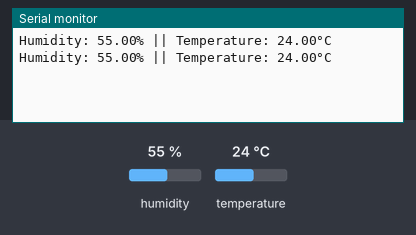
A sketch run on a simulated Arduino Uno, built with avr-gcc and run on an emulated ATmega328P. Shown: the last lines printed to the serial monitor. Inputs (shaded band) come from the test bench; at power-on: humidity 55 %, temperature 24 °C.

Above: at 4.8 s.
4.9 s: humidity set to 22 %
At 6.5 s:
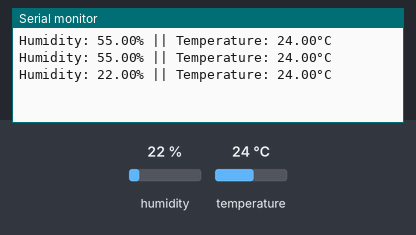
7.9 s: temperature set to 12 °C
At 9.5 s:
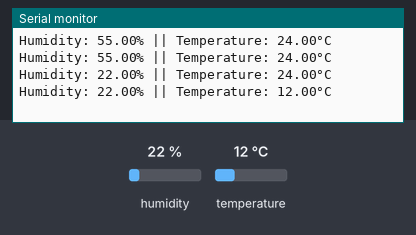
10.9 s: humidity set to 40 %
At 13.0 s:
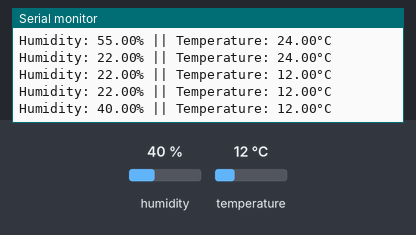
Timing chart, 0 to 14.5 s (numbered marks = the images above; inputs shaded):
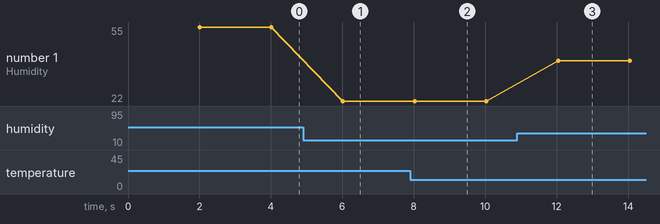

Measured:
- after the input at 4.9 s, the serial monitor: prints a new line after 1.1 s (image 1)
- after the input at 7.9 s, the serial monitor: prints a new line after 0.12 s (image 2)
- after the input at 10.9 s, the serial monitor: prints a new line after 1.1 s (image 3)
- plotted number 1: 55 → 22 after the input at 4.9 s, 22 → 40 after the input at 10.9 s

The sketch:

DHT22.ino
```cpp
/*
 * Sample code to get DHT22 template and humidity
 */
#include <DHT.h>
#define dataPin 16
#define DHTType DHT22
DHT dht = DHT(dataPin, DHTType);
void setup() {
  // put your setup code here, to run once:
  Serial.begin(9600);
  dht.begin();
}

void loop() {
  // put your main code here, to run repeatedly:
  delay(2000);
  float h = dht.readHumidity();
  float t = dht.readTemperature();
  if (isnan(h) || isnan(t)) {
      Serial.println("Failed to read from the DHT sensor, check wiring.");
      return;
  }
  Serial.print("Humidity: ");
  Serial.print(h);
  //Print out the Temperature
  Serial.print("% || Temperature: ");
  Serial.print(t);
  Serial.print("°C ");

  //Print new line
  Serial.println();
}
```
